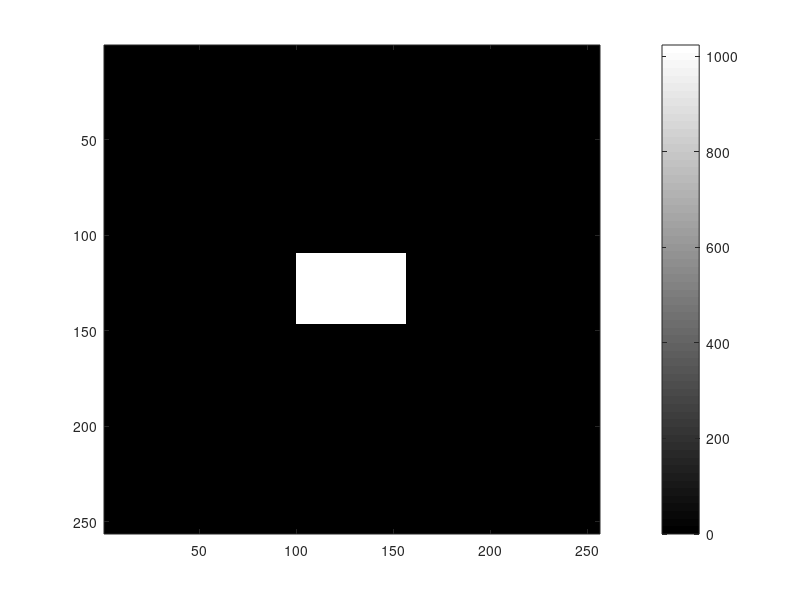
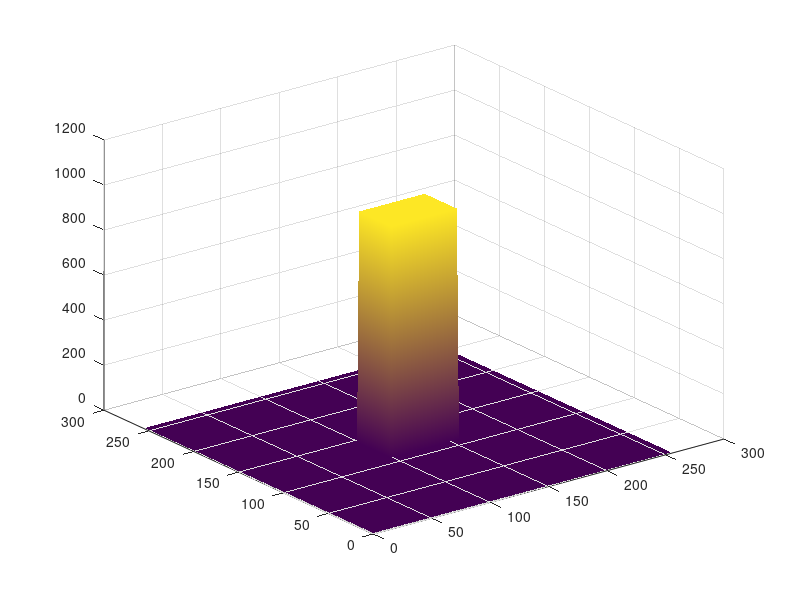

MATLAB code for these plots, in order: (Note: this script raises an error after producing the figures.)
% Plot the simple demo provided in class
clear all; close all;
f = zeros(256,256);
f(110:146,100:156) = 1024;
figure(1)
imagesc(f)
colormap(gray); colorbar
% colormap(jet); colorbar

figure(2)
surf(f)
shading interp

% Plot the more intricate demo photo from hist_3.m
% clear all; close all;
[I1 map] = imread('blood1.tif');     % Input image

figure(3)
surf(I1)
shading interp

% Plot the most intricate photo I can find
clear all; close all;
[I1 map alpha] = imread('Clone.png');
% I1 = imread('https://images.indiegogo.com/file_attachments/617296/files/20140531220504-Chagos_Team_Photo.jpg?1401599104');

% I = I1(:, :, 1); % filter out to only the first dimension (R of RGB?)
figure(4)
surf(I1(:, :, 1))
shading interp
% Variations
% figure(5)
% surf(I1(:, :, 2))
% shading interp
% figure(6)
% surf(I1(:, :, 3))
% shading interp